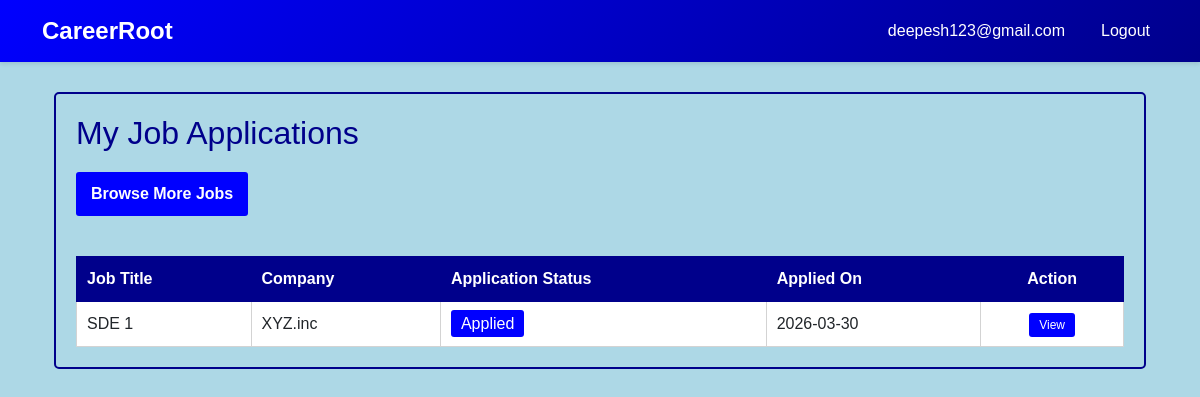
The page /student/applications (signed in) on the database its author committed.
### models.py (models this page shows, shortened)
class Student(db.Model):
    __tablename__ = 'student'
    student_id = db.Column(db.Integer, primary_key=True, autoincrement=True)
    name = db.Column(db.String(150), nullable=False)
    email = db.Column(db.String(120), unique=True, nullable=False)
    password = db.Column(db.String(255), nullable=False)
    phone = db.Column(db.String(15), nullable=True)
    department = db.Column(db.String(100), nullable=True)
    cgpa = db.Column(db.Float, nullable=True)
    resume_path = db.Column(db.String(255), nullable=True)  # Path to uploaded resume
    blacklist_status = db.Column(db.Boolean, default=False)  # True = blacklisted
    created_at = db.Column(db.DateTime, default=datetime.utcnow)
    updated_at = db.Column(db.DateTime, default=datetime.utcnow, onupdate=datetime.utcnow)
    applications = db.relationship('Application', backref='student', lazy=True, cascade='all, delete-orphan')
    placements = db.relationship('Placement', backref='student', lazy=True, cascade='all, delete-orphan')

class Application(db.Model):
    __tablename__ = 'application'
    application_id = db.Column(db.Integer, primary_key=True, autoincrement=True)
    student_id = db.Column(db.Integer, db.ForeignKey('student.student_id'), nullable=False)
    drive_id = db.Column(db.Integer, db.ForeignKey('placement_drive.drive_id'), nullable=False)
    application_date = db.Column(db.DateTime, default=datetime.utcnow)
    status = db.Column(
        db.String(20),
        default=ApplicationStatus.APPLIED.value,
        nullable=False
    )  #Applied, Shortlisted, Selected, Rejected
    created_at = db.Column(db.DateTime, default=datetime.utcnow)
    updated_at = db.Column(db.DateTime, default=datetime.utcnow, onupdate=datetime.utcnow)
    placement = db.relationship('Placement', backref='application', uselist=False, cascade='all, delete-orphan')
    __table_args__ = (db.UniqueConstraint('student_id', 'drive_id', name='unique_student_drive'),)

class PlacementDrive(db.Model):
    __tablename__ = 'placement_drive'
    drive_id = db.Column(db.Integer, primary_key=True, autoincrement=True)
    company_id = db.Column(db.Integer, db.ForeignKey('company.company_id'), nullable=False)
    job_title = db.Column(db.String(150), nullable=False)
    job_description = db.Column(db.Text, nullable=True)
    eligibility_criteria = db.Column(db.Text, nullable=True)
    skills_required = db.Column(db.Text, nullable=True)  #comma separated skills
    experience_required = db.Column(db.String(100), nullable=True)  #e.g., 0-2 years
    salary_range = db.Column(db.String(100), nullable=True)  #e.g., 5-8 LPA
    application_deadline = db.Column(db.DateTime, nullable=False)
    status = db.Column(
        db.String(20),
        default=DriveStatus.PENDING.value,
        nullable=False
    )  # pending, aproved, closed
    created_at = db.Column(db.DateTime, default=datetime.utcnow)
    updated_at = db.Column(db.DateTime, default=datetime.utcnow, onupdate=datetime.utcnow)
    applications = db.relationship('Application', backref='drive', lazy=True, cascade='all, delete-orphan')
    placements = db.relationship('Placement', backref='drive', lazy=True, cascade='all, delete-orphan')

class Company(db.Model):
    __tablename__ = 'company'
    company_id = db.Column(db.Integer, primary_key=True, autoincrement=True)
    company_name = db.Column(db.String(150), nullable=False)
    email = db.Column(db.String(120), unique=True, nullable=False)
    password = db.Column(db.String(255), nullable=False)
    hr_contact = db.Column(db.String(100), nullable=True)
    website = db.Column(db.String(255), nullable=True)
    approval_status = db.Column(
        db.String(20),
        default=ApprovalStatus.PENDING.value,
        nullable=False
    )  #pending/aproved/rejected
    blacklist_status = db.Column(db.Boolean, default=False)  # True = blacklisted
    created_at = db.Column(db.DateTime, default=datetime.utcnow)
    updated_at = db.Column(db.DateTime, default=datetime.utcnow, onupdate=datetime.utcnow)
    drives = db.relationship('PlacementDrive', backref='company', lazy=True, cascade='all, delete-orphan')

### app.py (the view)
@app.route('/student/applications')
def student_applications():
    if session.get('user_type') != 'student':
        flash('Unauthorized access', 'danger')
        return redirect(url_for('homepage'))
    student_id = session.get('user_id')
    student = Student.query.get(student_id)
    applications = Application.query.filter_by(student_id=student_id).all()
    return render_template('student_view_applications.html', student=student, applications=applications)

### templates/student_view_applications.html
{% extends "base.html" %}
{% block content %}
<div class="container" style="margin-top:30px; margin-bottom:30px;">
    <div style="background-color:lightblue; padding:20px; border:2px solid darkblue; border-radius:5px;">
        <h2 style="color:darkblue; margin-bottom:20px;">My Job Applications</h2>
        <a href="{{ url_for('student_jobs') }}" style="background-color:blue; color:white; padding:10px 15px; border:none; border-radius:3px; text-decoration:none; font-weight:bold; margin-bottom:20px; display:inline-block;">
            Browse More Jobs
        </a>
        {% if applications %}
            <table style="width:100%; border-collapse:collapse; background-color:white; margin-top:20px;">
                <thead>
                    <tr style="background-color:darkblue; color:white;">
                        <th style="padding:10px; border:1px solid darkblue; text-align:left;">Job Title</th>
                        <th style="padding:10px; border:1px solid darkblue; text-align:left;">Company</th>
                        <th style="padding:10px; border:1px solid darkblue; text-align:left;">Application Status</th>
                        <th style="padding:10px; border:1px solid darkblue; text-align:left;">Applied On</th>
                        <th style="padding:10px; border:1px solid darkblue; text-align:center;">Action</th>
                    </tr>
                </thead>
                <tbody>
                    {% for application in applications %}
                        <tr style="border-bottom:1px solid lightgray;">
                            <td style="padding:10px; border:1px solid lightgray;">{{ application.drive.job_title }}</td>
                            <td style="padding:10px; border:1px solid lightgray;">{{ application.drive.company.company_name }}</td>
                            <td style="padding:10px; border:1px solid lightgray;">
                                {% if application.status == 'Applied' %}
                                    <span style="background-color:blue; color:white; padding:5px 10px; border-radius:3px;">{{ application.status }}</span>
                                {% elif application.status == 'Shortlisted' %}
                                    <span style="background-color:yellow; color:black; padding:5px 10px; border-radius:3px;">{{ application.status }}</span>
                                {% elif application.status == 'Selected' %}
                                    <span style="background-color:green; color:white; padding:5px 10px; border-radius:3px;">{{ application.status }}</span>
                                {% elif application.status == 'Rejected' %}
                                    <span style="background-color:red; color:white; padding:5px 10px; border-radius:3px;">{{ application.status }}</span>
                                {% endif %}
                            </td>
                            <td style="padding:10px; border:1px solid lightgray;">{{ application.application_date.strftime('%Y-%m-%d') }}</td>
                            <td style="padding:10px; border:1px solid lightgray; text-align:center;">
                                <a href="{{ url_for('student_job_details', drive_id=application.drive.drive_id) }}" style="background-color:blue; color:white; padding:5px 10px; border-radius:3px; text-decoration:none; font-size:12px;">
                                    View
                                </a>
                            </td>
                        </tr>
                    {% endfor %}
                </tbody>
            </table>
        {% else %}
            <div style="background-color:white; padding:20px; border:1px solid lightgray; border-radius:3px; text-align:center;">
                <p>You haven't applied for any jobs yet. <a href="{{ url_for('student_jobs') }}" style="color:blue; text-decoration:underline;">Browse jobs</a></p>
            </div>
        {% endif %}
    </div>
</div>
{% endblock %}

### templates/base.html (shortened to what this page needs)
<!DOCTYPE html>
<html lang="en">
<head>
    <link href="https://cdn.jsdelivr.net/npm/bootstrap@5.3.0/dist/css/bootstrap.min.css" rel="stylesheet">
</head>
<body>
    <nav class="navbar navbar-expand navbar-dark">
        <div class="container">
            <a class="navbar-brand" href="/">CareerRoot</a>
            <ul class="navbar-nav ms-auto">
                {% if session.get('user_type') %}
                    <li class="nav-item">
                        <span class="nav-link">{{ session.get('username') }}</span>
                    </li>
                    <li class="nav-item">
                        <a class="nav-link" href="{{ url_for('logout') }}">Logout</a>
                    </li>
                {% else %}
                    <li class="nav-item">
                        <a class="nav-link" href="{{ url_for('login') }}">Login</a>
                    </li>
                {% endif %}
            </ul>
        </div>
    </nav>
    <div class="container">
        {% block content %}{% endblock %}
    </div>
</body>
</html>

### templates/base.html (style rules this page uses)
:root { --primary-color: blue; --secondary-color: darkblue; --danger-color: red; --success-color: green; }
body { font-family: 'Arial', sans-serif; background-color: lightblue; }
.navbar { background: linear-gradient(135deg, var(--primary-color) 0%, var(--secondary-color) 100%); box-shadow: 0 2px 4px rgba(0,0,0,0.1); }
.navbar-brand { font-weight: 700; font-size: 1.5rem; }
.nav-link { color: white !important; margin-left: 20px; }

### rows shown on the page
Student: get "deepesh123@gmail.com"
Application: drive.job_title "SDE 1", drive.company.company_name "XYZ.inc", status "Applied", application_date "2026-03-30"
